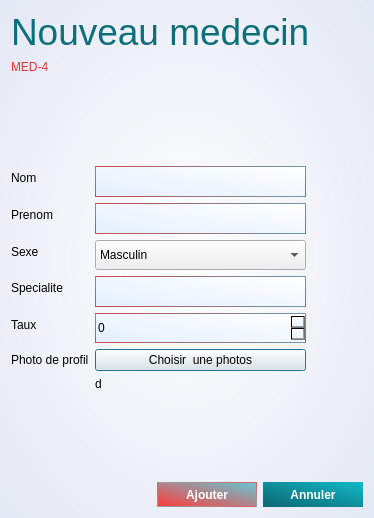
<?xml version="1.0" encoding="UTF-8"?>
<ui version="4.0">
 <class>AddMedDialog</class>
 <widget class="QDialog" name="AddMedDialog">
  <property name="geometry">
   <rect>
    <x>0</x>
    <y>0</y>
    <width>374</width>
    <height>518</height>
   </rect>
  </property>
  <property name="minimumSize">
   <size>
    <width>374</width>
    <height>518</height>
   </size>
  </property>
  <property name="maximumSize">
   <size>
    <width>374</width>
    <height>518</height>
   </size>
  </property>
  <property name="windowTitle">
   <string>Dialog</string>
  </property>
  <property name="styleSheet">
   <string notr="true">#AddMedDialog{
background-color: qradialgradient(spread:pad, cx:0.494318, cy:0.5, radius:0.859, fx:0.5, fy:0.5, stop:0 rgba(255, 255, 255, 255), stop:1 rgba(222, 227, 241, 255));
}</string>
  </property>
  <layout class="QVBoxLayout" name="verticalLayout">
   <item>
    <widget class="QLabel" name="label_7">
     <property name="styleSheet">
      <string notr="true">color: rgb(13, 111, 122);
font: 75 26pt &quot;Calibri&quot;;</string>
     </property>
     <property name="text">
      <string>&lt;!DOCTYPE HTML PUBLIC &quot;-//W3C//DTD HTML 4.0//EN&quot; &quot;http://www.w3.org/TR/REC-html40/strict.dtd&quot;&gt;
&lt;html&gt;&lt;head&gt;&lt;meta name=&quot;qrichtext&quot; content=&quot;1&quot; /&gt;&lt;style type=&quot;text/css&quot;&gt;
p, li { white-space: pre-wrap; }
&lt;/style&gt;&lt;/head&gt;&lt;body style=&quot; font-family:'Calibri'; font-size:26pt; font-weight:72; font-style:normal;&quot;&gt;
&lt;p style=&quot; margin-top:12px; margin-bottom:12px; margin-left:0px; margin-right:0px; -qt-block-indent:0; text-indent:0px;&quot;&gt;&lt;span style=&quot; font-family:'Quantify'; font-size:28pt; font-weight:400;&quot;&gt;Nouveau medecin&lt;/span&gt;&lt;/p&gt;&lt;/body&gt;&lt;/html&gt;</string>
     </property>
    </widget>
   </item>
   <item>
    <widget class="QLabel" name="numMed">
     <property name="styleSheet">
      <string notr="true">font: 20pt &quot;Quantify&quot;;
color:rgb(232, 54, 54);</string>
     </property>
     <property name="text">
      <string>MED-4</string>
     </property>
    </widget>
   </item>
   <item>
    <spacer name="verticalSpacer_2">
     <property name="orientation">
      <enum>Qt::Vertical</enum>
     </property>
     <property name="sizeHint" stdset="0">
      <size>
       <width>20</width>
       <height>66</height>
      </size>
     </property>
    </spacer>
   </item>
   <item>
    <layout class="QFormLayout" name="formLayout">
     <item row="0" column="0">
      <widget class="QLabel" name="label">
       <property name="text">
        <string>Nom</string>
       </property>
      </widget>
     </item>
     <item row="0" column="1">
      <widget class="QLineEdit" name="nomInput">
       <property name="minimumSize">
        <size>
         <width>211</width>
         <height>31</height>
        </size>
       </property>
       <property name="maximumSize">
        <size>
         <width>211</width>
         <height>31</height>
        </size>
       </property>
       <property name="styleSheet">
        <string notr="true">border: 1px solid qlineargradient(spread:pad, x1:0, y1:0.534, x2:0.994318, y2:0.518, stop:0 rgba(144, 250, 197, 255), stop:1 rgba(132, 165, 253, 255));
border: 1px solid qlineargradient(spread:pad, x1:0, y1:1, x2:1, y2:0, stop:0 rgba(255, 34, 34, 255), stop:1 rgba(55, 198, 214, 255));
background-color: qlineargradient(spread:pad, x1:0, y1:0.989, x2:1, y2:0, stop:0 rgba(222, 237, 255, 198), stop:1 rgba(255, 255, 255, 255));
font-size: 11pts;</string>
       </property>
      </widget>
     </item>
     <item row="1" column="0">
      <widget class="QLabel" name="label_2">
       <property name="text">
        <string>Prenom</string>
       </property>
      </widget>
     </item>
     <item row="1" column="1">
      <widget class="QLineEdit" name="prenomInput">
       <property name="minimumSize">
        <size>
         <width>211</width>
         <height>31</height>
        </size>
       </property>
       <property name="maximumSize">
        <size>
         <width>211</width>
         <height>31</height>
        </size>
       </property>
       <property name="styleSheet">
        <string notr="true">border: 1px solid qlineargradient(spread:pad, x1:0, y1:0.534, x2:0.994318, y2:0.518, stop:0 rgba(144, 250, 197, 255), stop:1 rgba(132, 165, 253, 255));
border: 1px solid qlineargradient(spread:pad, x1:0, y1:1, x2:1, y2:0, stop:0 rgba(255, 34, 34, 255), stop:1 rgba(55, 198, 214, 255));
background-color: qlineargradient(spread:pad, x1:0, y1:0.989, x2:1, y2:0, stop:0 rgba(222, 237, 255, 198), stop:1 rgba(255, 255, 255, 255));
font-size: 11pts;</string>
       </property>
      </widget>
     </item>
     <item row="2" column="0">
      <widget class="QLabel" name="label_3">
       <property name="text">
        <string>Sexe</string>
       </property>
      </widget>
     </item>
     <item row="2" column="1">
      <widget class="QComboBox" name="sexeCombo">
       <property name="minimumSize">
        <size>
         <width>211</width>
         <height>30</height>
        </size>
       </property>
       <property name="maximumSize">
        <size>
         <width>211</width>
         <height>81</height>
        </size>
       </property>
       <item>
        <property name="text">
         <string>Masculin</string>
        </property>
       </item>
       <item>
        <property name="text">
         <string>Feminin</string>
        </property>
       </item>
      </widget>
     </item>
     <item row="3" column="0">
      <widget class="QLabel" name="label_4">
       <property name="text">
        <string>Specialite</string>
       </property>
      </widget>
     </item>
     <item row="3" column="1">
      <widget class="QLineEdit" name="specialiteInput">
       <property name="minimumSize">
        <size>
         <width>211</width>
         <height>31</height>
        </size>
       </property>
       <property name="maximumSize">
        <size>
         <width>211</width>
         <height>31</height>
        </size>
       </property>
       <property name="styleSheet">
        <string notr="true">border: 1px solid qlineargradient(spread:pad, x1:0, y1:0.534, x2:0.994318, y2:0.518, stop:0 rgba(144, 250, 197, 255), stop:1 rgba(132, 165, 253, 255));
border: 1px solid qlineargradient(spread:pad, x1:0, y1:1, x2:1, y2:0, stop:0 rgba(255, 34, 34, 255), stop:1 rgba(55, 198, 214, 255));
background-color: qlineargradient(spread:pad, x1:0, y1:0.989, x2:1, y2:0, stop:0 rgba(222, 237, 255, 198), stop:1 rgba(255, 255, 255, 255));
font-size: 11pts;</string>
       </property>
      </widget>
     </item>
     <item row="4" column="0">
      <widget class="QLabel" name="label_5">
       <property name="text">
        <string>Taux</string>
       </property>
      </widget>
     </item>
     <item row="4" column="1">
      <widget class="QSpinBox" name="tauxInput">
       <property name="minimumSize">
        <size>
         <width>211</width>
         <height>30</height>
        </size>
       </property>
       <property name="maximumSize">
        <size>
         <width>211</width>
         <height>30</height>
        </size>
       </property>
       <property name="styleSheet">
        <string notr="true">border: 1px solid qlineargradient(spread:pad, x1:0, y1:0.534, x2:0.994318, y2:0.518, stop:0 rgba(144, 250, 197, 255), stop:1 rgba(132, 165, 253, 255));
border: 1px solid qlineargradient(spread:pad, x1:0, y1:1, x2:1, y2:0, stop:0 rgba(255, 34, 34, 255), stop:1 rgba(55, 198, 214, 255));
background-color: qlineargradient(spread:pad, x1:0, y1:0.989, x2:1, y2:0, stop:0 rgba(222, 237, 255, 198), stop:1 rgba(255, 255, 255, 255));
font-size: 11pts;</string>
       </property>
      </widget>
     </item>
     <item row="5" column="0">
      <widget class="QLabel" name="label_6">
       <property name="text">
        <string>Photo de profil</string>
       </property>
      </widget>
     </item>
     <item row="5" column="1">
      <widget class="QPushButton" name="pdpBtn">
       <property name="maximumSize">
        <size>
         <width>211</width>
         <height>30</height>
        </size>
       </property>
       <property name="text">
        <string>Choisir  une photos</string>
       </property>
      </widget>
     </item>
     <item row="6" column="1">
      <widget class="QLabel" name="pathPdp">
       <property name="text">
        <string>d</string>
       </property>
      </widget>
     </item>
    </layout>
   </item>
   <item>
    <spacer name="verticalSpacer">
     <property name="orientation">
      <enum>Qt::Vertical</enum>
     </property>
     <property name="sizeHint" stdset="0">
      <size>
       <width>20</width>
       <height>66</height>
      </size>
     </property>
    </spacer>
   </item>
   <item>
    <layout class="QHBoxLayout" name="horizontalLayout_2">
     <item>
      <spacer name="horizontalSpacer">
       <property name="orientation">
        <enum>Qt::Horizontal</enum>
       </property>
       <property name="sizeHint" stdset="0">
        <size>
         <width>40</width>
         <height>20</height>
        </size>
       </property>
      </spacer>
     </item>
     <item>
      <layout class="QHBoxLayout" name="horizontalLayout">
       <item>
        <widget class="QPushButton" name="addMedBtn">
         <property name="minimumSize">
          <size>
           <width>100</width>
           <height>25</height>
          </size>
         </property>
         <property name="styleSheet">
          <string notr="true">#addMedBtn{
	border:none;
border: 1px solid qlineargradient(spread:pad, x1:1, y1:0, x2:0, y2:1, stop:0 rgba(255, 59, 59, 255), stop:1 rgba(98, 202, 214, 255));
background-color: qlineargradient(spread:pad, x1:0, y1:1, x2:1, y2:0, stop:0 rgba(255, 59, 59, 255), stop:1 rgba(98, 202, 214, 255));
color: rgb(232, 54, 54);
color: white;
font-weight: bold;
}
#addMedBtn:hover{
	background-color: qlineargradient(spread:pad, x1:0, y1:1, x2:1, y2:0, stop:0 rgba(255, 34, 34, 255), stop:1 rgba(55, 198, 214, 255));
}</string>
         </property>
         <property name="text">
          <string>Ajouter</string>
         </property>
        </widget>
       </item>
       <item>
        <widget class="QPushButton" name="cancelBtn">
         <property name="minimumSize">
          <size>
           <width>100</width>
           <height>25</height>
          </size>
         </property>
         <property name="styleSheet">
          <string notr="true">#cancelBtn{
border:none;
background-color: qlineargradient(spread:pad, x1:0, y1:1, x2:1, y2:0, stop:0 rgba(11, 102, 112, 255), stop:1 rgba(18, 185, 200, 255));
color: rgb(232, 54, 54);
color: white;
font-weight: bold;
}
#cancelBtn:hover{
background-color: qlineargradient(spread:pad, x1:0, y1:1, x2:1, y2:0, stop:0 rgba(9, 87, 94, 255), stop:1 rgba(15, 174, 182, 255));
}</string>
         </property>
         <property name="text">
          <string>Annuler</string>
         </property>
        </widget>
       </item>
      </layout>
     </item>
    </layout>
   </item>
  </layout>
 </widget>
 <resources/>
 <connections/>
</ui>
